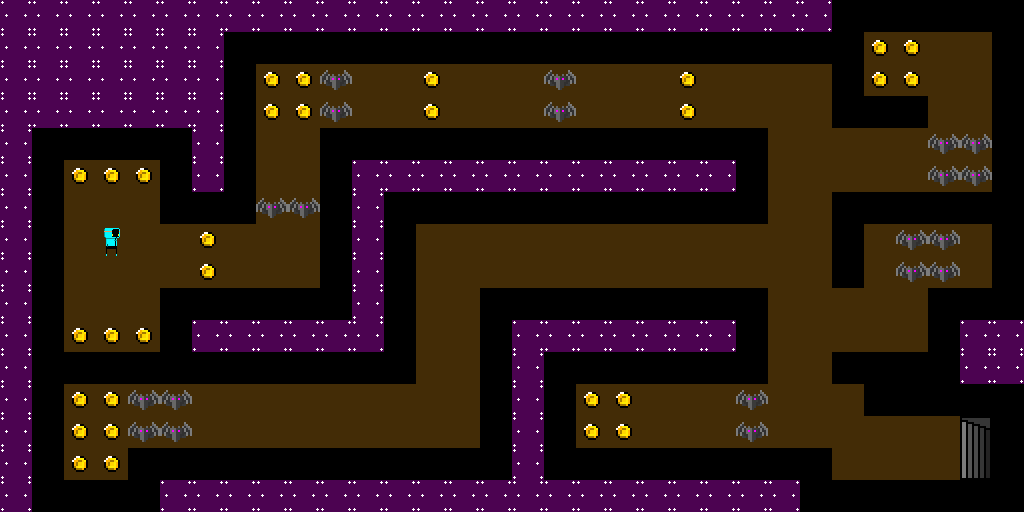

Below is a game level as drawn by its tile map, then a one-line description and the .tmx file that defines it, in full:
An orthogonal 32x16 tile map with 32x32 px tiles, 4 tile layers (Background, Terrain, Characters, Items), 5 tilesets.

<map version="1.0" tiledversion="1.1.6" orientation="orthogonal" renderorder="right-down" width="32" height="16" tilewidth="32" tileheight="32" infinite="0" nextobjectid="1">
 <tileset firstgid="1" source="placeholder2.tsx" />
 <tileset firstgid="7" source="coin.tsx" />
 <tileset firstgid="11" source="placeholder.tsx" />
 <tileset firstgid="15" source="enemy.tsx" />
 <tileset firstgid="17" source="player.tsx" />
 <layer name="Background" width="32" height="16">
  <data encoding="csv">
3,3,3,3,3,3,3,3,3,3,3,3,3,3,3,3,3,3,3,3,3,3,3,3,3,3,3,3,3,3,3,3,
3,3,3,3,3,3,3,3,3,3,3,3,3,3,3,3,3,3,3,3,3,3,3,3,3,3,3,3,3,3,3,3,
3,3,3,3,3,3,3,3,3,3,3,3,3,3,3,3,3,3,3,3,3,3,3,3,3,3,3,3,3,3,3,3,
3,3,3,3,3,3,3,3,3,3,3,3,3,3,3,3,3,3,3,3,3,3,3,3,3,3,3,3,3,3,3,3,
3,3,3,3,3,3,3,3,3,3,3,3,3,3,3,3,3,3,3,3,3,3,3,3,3,3,3,3,3,3,3,3,
3,3,3,3,3,3,3,3,3,3,3,3,3,3,3,3,3,3,3,3,3,3,3,3,3,3,3,3,3,3,3,3,
3,3,3,3,3,3,3,3,3,3,3,3,3,3,3,3,3,3,3,3,3,3,3,3,3,3,3,3,3,3,3,3,
3,3,3,3,3,3,3,3,3,3,3,3,3,3,3,3,3,3,3,3,3,3,3,3,3,3,3,3,3,3,3,3,
3,3,3,3,3,3,3,3,3,3,3,3,3,3,3,3,3,3,3,3,3,3,3,3,3,3,3,3,3,3,3,3,
3,3,3,3,3,3,3,3,3,3,3,3,3,3,3,3,3,3,3,3,3,3,3,3,3,3,3,3,3,3,3,3,
3,3,3,3,3,3,3,3,3,3,3,3,3,3,3,3,3,3,3,3,3,3,3,3,3,3,3,3,3,3,3,3,
3,3,3,3,3,3,3,3,3,3,3,3,3,3,3,3,3,3,3,3,3,3,3,3,3,3,3,3,3,3,3,3,
3,3,3,3,3,3,3,3,3,3,3,3,3,3,3,3,3,3,3,3,3,3,3,3,3,3,3,3,3,3,3,3,
3,3,3,3,3,3,3,3,3,3,3,3,3,3,3,3,3,3,3,3,3,3,3,3,3,3,3,3,3,3,3,3,
3,3,3,3,3,3,3,3,3,3,3,3,3,3,3,3,3,3,3,3,3,3,3,3,3,3,3,3,3,3,3,3,
3,3,3,3,3,3,3,3,3,3,3,3,3,3,3,3,3,3,3,3,3,3,3,3,3,3,3,3,3,3,3,3
</data>
 </layer>
 <layer name="Terrain" width="32" height="16">
  <data encoding="csv">
4,4,4,4,4,4,4,4,4,4,4,4,4,4,4,4,4,4,4,4,4,4,4,4,4,4,1,1,1,1,1,1,
4,4,4,4,4,4,4,1,1,1,1,1,1,1,1,1,1,1,1,1,1,1,1,1,1,1,1,0,0,0,0,1,
4,4,4,4,4,4,4,1,0,0,0,0,0,0,0,0,0,0,0,0,0,0,0,0,0,0,1,0,0,0,0,1,
4,4,4,4,4,4,4,1,0,0,0,0,0,0,0,0,0,0,0,0,0,0,0,0,0,0,1,1,1,0,0,1,
4,1,1,1,1,1,4,1,0,0,1,1,1,1,1,1,1,1,1,1,1,1,1,1,0,0,0,0,0,0,0,1,
4,1,0,0,0,1,4,1,0,0,1,4,4,4,4,4,4,4,4,4,4,4,4,1,0,0,0,0,0,0,0,1,
4,1,0,0,0,1,1,1,0,0,1,4,1,1,1,1,1,1,1,1,1,1,1,1,0,0,1,1,1,1,1,1,
4,1,0,0,0,0,0,0,0,0,1,4,1,0,0,0,0,0,0,0,0,0,0,0,0,0,1,0,0,0,0,1,
4,1,0,0,0,0,0,0,0,0,1,4,1,0,0,0,0,0,0,0,0,0,0,0,0,0,1,0,0,0,0,1,
4,1,0,0,0,1,1,1,1,1,1,4,1,0,0,1,1,1,1,1,1,1,1,1,0,0,0,0,0,1,1,1,
4,1,0,0,0,1,4,4,4,4,4,4,1,0,0,1,4,4,4,4,4,4,4,1,0,0,0,0,0,1,4,4,
4,1,1,1,1,1,1,1,1,1,1,1,1,0,0,1,4,1,1,1,1,1,1,1,0,0,1,1,1,1,4,4,
4,1,0,0,0,0,0,0,0,0,0,0,0,0,0,1,4,1,0,0,0,0,0,0,0,0,0,1,1,1,1,1,
4,1,0,0,0,0,0,0,0,0,0,0,0,0,0,1,4,1,0,0,0,0,0,0,0,0,0,0,0,0,5,1,
4,1,0,0,1,1,1,1,1,1,1,1,1,1,1,1,4,1,1,1,1,1,1,1,1,1,0,0,0,0,6,1,
4,1,1,1,1,4,4,4,4,4,4,4,4,4,4,4,4,4,4,4,4,4,4,4,4,1,1,1,1,1,1,1
</data>
 </layer>
 <layer name="Characters" width="32" height="16">
  <data encoding="csv">
0,0,0,0,0,0,0,0,0,0,0,0,0,0,0,0,0,0,0,0,0,0,0,0,0,0,0,0,0,0,0,0,
0,0,0,0,0,0,0,0,0,0,0,0,0,0,0,0,0,0,0,0,0,0,0,0,0,0,0,0,0,0,0,0,
0,0,0,0,0,0,0,0,0,0,15,0,0,0,0,0,0,15,0,0,0,0,0,0,0,0,0,0,0,0,0,0,
0,0,0,0,0,0,0,0,0,0,15,0,0,0,0,0,0,15,0,0,0,0,0,0,0,0,0,0,0,0,0,0,
0,0,0,0,0,0,0,0,0,0,0,0,0,0,0,0,0,0,0,0,0,0,0,0,0,0,0,0,0,15,15,0,
0,0,0,0,0,0,0,0,0,0,0,0,0,0,0,0,0,0,0,0,0,0,0,0,0,0,0,0,0,15,15,0,
0,0,0,0,0,0,0,0,15,15,0,0,0,0,0,0,0,0,0,0,0,0,0,0,0,0,0,0,0,0,0,0,
0,0,0,17,0,0,0,0,0,0,0,0,0,0,0,0,0,0,0,0,0,0,0,0,0,0,0,0,15,15,0,0,
0,0,0,0,0,0,0,0,0,0,0,0,0,0,0,0,0,0,0,0,0,0,0,0,0,0,0,0,15,15,0,0,
0,0,0,0,0,0,0,0,0,0,0,0,0,0,0,0,0,0,0,0,0,0,0,0,0,0,0,0,0,0,0,0,
0,0,0,0,0,0,0,0,0,0,0,0,0,0,0,0,0,0,0,0,0,0,0,0,0,0,0,0,0,0,0,0,
0,0,0,0,0,0,0,0,0,0,0,0,0,0,0,0,0,0,0,0,0,0,0,0,0,0,0,0,0,0,0,0,
0,0,0,0,15,15,0,0,0,0,0,0,0,0,0,0,0,0,0,0,0,0,0,15,0,0,0,0,0,0,0,0,
0,0,0,0,15,15,0,0,0,0,0,0,0,0,0,0,0,0,0,0,0,0,0,15,0,0,0,0,0,0,0,0,
0,0,0,0,0,0,0,0,0,0,0,0,0,0,0,0,0,0,0,0,0,0,0,0,0,0,0,0,0,0,0,0,
0,0,0,0,0,0,0,0,0,0,0,0,0,0,0,0,0,0,0,0,0,0,0,0,0,0,0,0,0,0,0,0
</data>
 </layer>
 <layer name="Items" width="32" height="16">
  <data encoding="csv">
0,0,0,0,0,0,0,0,0,0,0,0,0,0,0,0,0,0,0,0,0,0,0,0,0,0,0,0,0,0,0,0,
0,0,0,0,0,0,0,0,0,0,0,0,0,0,0,0,0,0,0,0,0,0,0,0,0,0,0,7,7,0,0,0,
0,0,0,0,0,0,0,0,7,7,0,0,0,7,0,0,0,0,0,0,0,7,0,0,0,0,0,7,7,0,0,0,
0,0,0,0,0,0,0,0,7,7,0,0,0,7,0,0,0,0,0,0,0,7,0,0,0,0,0,0,0,0,0,0,
0,0,0,0,0,0,0,0,0,0,0,0,0,0,0,0,0,0,0,0,0,0,0,0,0,0,0,0,0,0,0,0,
0,0,7,7,7,0,0,0,0,0,0,0,0,0,0,0,0,0,0,0,0,0,0,0,0,0,0,0,0,0,0,0,
0,0,0,0,0,0,0,0,0,0,0,0,0,0,0,0,0,0,0,0,0,0,0,0,0,0,0,0,0,0,0,0,
0,0,0,0,0,0,7,0,0,0,0,0,0,0,0,0,0,0,0,0,0,0,0,0,0,0,0,0,0,0,0,0,
0,0,0,0,0,0,7,0,0,0,0,0,0,0,0,0,0,0,0,0,0,0,0,0,0,0,0,0,0,0,0,0,
0,0,0,0,0,0,0,0,0,0,0,0,0,0,0,0,0,0,0,0,0,0,0,0,0,0,0,0,0,0,0,0,
0,0,7,7,7,0,0,0,0,0,0,0,0,0,0,0,0,0,0,0,0,0,0,0,0,0,0,0,0,0,0,0,
0,0,0,0,0,0,0,0,0,0,0,0,0,0,0,0,0,0,0,0,0,0,0,0,0,0,0,0,0,0,0,0,
0,0,7,7,0,0,0,0,0,0,0,0,0,0,0,0,0,0,7,7,0,0,0,0,0,0,0,0,0,0,0,0,
0,0,7,7,0,0,0,0,0,0,0,0,0,0,0,0,0,0,7,7,0,0,0,0,0,0,0,0,0,0,0,0,
0,0,7,7,0,0,0,0,0,0,0,0,0,0,0,0,0,0,0,0,0,0,0,0,0,0,0,0,0,0,0,0,
0,0,0,0,0,0,0,0,0,0,0,0,0,0,0,0,0,0,0,0,0,0,0,0,0,0,0,0,0,0,0,0
</data>
 </layer>
</map>